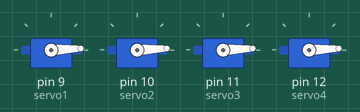
Simulated run of this sketch. Board: Arduino Uno, built with avr-gcc and run on an emulated ATmega328P. Parts: 4 × servo.

Above: at 0.05 s.
At 0.65 s:
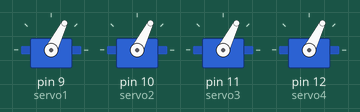
At 0.95 s:
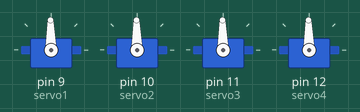
At 1.9 s:
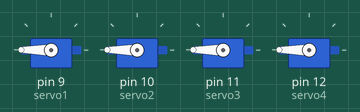
At 2.8 s:
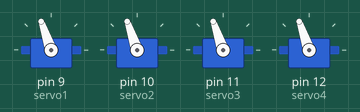
At 3.75 s:
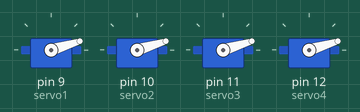
Timing chart, 0 to 9.0 s (numbered marks = the images above):
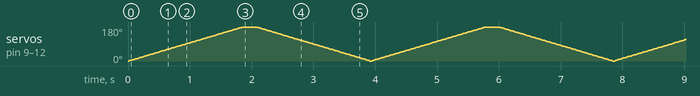

The sketch:

Servo_Arduino.ino
```cpp
/*
DESCRIPTION:
This example code will use Robo Uno Shield to control four servo motors connected to the onboard servo ports.
The servo motor will sweep from 0° to 180° with an increment of 1° every 10 milliseconds.
Then  the servos moves back from 180 degrees to 0 degrees with a decrement of 1 degree every each 10 milliseconds.

AUTHOR   : Cytron Technologies Sdn Bhd
WEBSITE  : www.cytron.io
EMAIL    : support@cytron.io
*/

  // Include the servo library
#include <Servo.h>

  // Create servo objects for each servos
Servo servo1;
Servo servo2;
Servo servo3;
Servo servo4;

void setup() {

  // Attach each servo object to their corresponding pins
  servo1.attach(9);
  servo2.attach(10);
  servo3.attach(11);
  servo4.attach(12);
}

void loop() {

   // Move the servos from 0 degress to 180 degrees with with an increment of 1 degree per step
  for (int pos = 0; pos <= 180; pos += 1) {
  servo1.write(pos);     // Set Servo 1 position to 'pos' degrees
  servo2.write(pos);     // Set Servo 2 position to 'pos' degrees
  servo3.write(pos);     // Set Servo 3 position to 'pos' degrees
  servo4.write(pos);     // Set Servo 4 position to 'pos' degrees
  delay(10);  // Pause for 15 milliseconds to control the speed of servo movement
  }

   // Move the servos from 180 degress to 0 degrees with with a decrement of 1 degree per step
  for (int pos = 200; pos >= 0; pos -= 1) {
  servo1.write(pos);     // Set Servo 1 position to 'pos' degrees
  servo2.write(pos);     // Set Servo 2 position to 'pos' degrees
  servo3.write(pos);     // Set Servo 3 position to 'pos' degrees
  servo4.write(pos);     // Set Servo 4 position to 'pos' degrees
  delay(10);   // Pause for 15 milliseconds to control the speed of servo movement
  }
}

/*
NOTE:
This code is written for standard servo motors. If you are using  360 degree continous rotation servo,
the servo.write (pos) function behave differently than standard servo. It controls speed rather than position.
A value near 90 means no movement, 0 is full speed in one direction and  180 is full speed in other direction

*/
```
